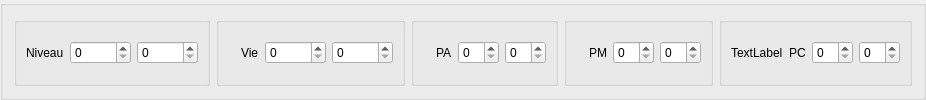
                 <widget class="QGroupBox" name="baseBox_2">
                  <property name="title">
                   <string/>
                  </property>
                  <layout class="QHBoxLayout" name="horizontalLayout_44">
                   <item>
                    <widget class="QGroupBox" name="levelBox_2">
                     <property name="title">
                      <string/>
                     </property>
                     <layout class="QHBoxLayout" name="horizontalLayout_45">
                      <item>
                       <widget class="QLabel" name="levelLabel_2">
                        <property name="text">
                         <string>Niveau</string>
                        </property>
                       </widget>
                      </item>
                      <item>
                       <widget class="QSpinBox" name="levelSpinMin_2">
                        <property name="maximum">
                         <number>99999</number>
                        </property>
                       </widget>
                      </item>
                      <item>
                       <widget class="QSpinBox" name="levelSpinMax_2">
                        <property name="maximum">
                         <number>99999</number>
                        </property>
                       </widget>
                      </item>
                     </layout>
                    </widget>
                   </item>
                   <item>
                    <widget class="QGroupBox" name="hpBox_2">
                     <property name="title">
                      <string/>
                     </property>
                     <layout class="QHBoxLayout" name="horizontalLayout_46">
                      <item>
                       <widget class="QLabel" name="hpIcon_2">
                        <property name="text">
                         <string/>
                        </property>
                        <property name="pixmap">
                         <pixmap resource="../icons.qrc">:/assets/icons/skills/hp.png</pixmap>
                        </property>
                       </widget>
                      </item>
                      <item>
                       <widget class="QLabel" name="hpLabel_2">
                        <property name="text">
                         <string>Vie</string>
                        </property>
                       </widget>
                      </item>
                      <item>
                       <widget class="QSpinBox" name="hpSpinMin_2">
                        <property name="maximum">
                         <number>99999</number>
                        </property>
                       </widget>
                      </item>
                      <item>
                       <widget class="QSpinBox" name="hpSpinMax_2">
                        <property name="maximum">
                         <number>99999</number>
                        </property>
                       </widget>
                      </item>
                     </layout>
                    </widget>
                   </item>
                   <item>
                    <widget class="QGroupBox" name="paBox_2">
                     <property name="title">
                      <string/>
                     </property>
                     <layout class="QHBoxLayout" name="horizontalLayout_47">
                      <item>
                       <widget class="QLabel" name="paIcon_2">
                        <property name="text">
                         <string/>
                        </property>
                        <property name="pixmap">
                         <pixmap resource="../icons.qrc">:/assets/icons/skills/ap.png</pixmap>
                        </property>
                       </widget>
                      </item>
                      <item>
                       <widget class="QLabel" name="paLabel_2">
                        <property name="text">
                         <string>PA</string>
                        </property>
                       </widget>
                      </item>
                      <item>
                       <widget class="QSpinBox" name="paSpinMin_2">
                        <property name="maximum">
                         <number>99</number>
                        </property>
                       </widget>
                      </item>
                      <item>
                       <widget class="QSpinBox" name="paSpinMax_2">
                        <property name="maximum">
                         <number>99</number>
                        </property>
                       </widget>
                      </item>
                     </layout>
                    </widget>
                   </item>
                   <item>
                    <widget class="QGroupBox" name="pmBox_2">
                     <property name="title">
                      <string/>
                     </property>
                     <layout class="QHBoxLayout" name="horizontalLayout_48">
                      <item>
                       <widget class="QLabel" name="pmIcon_2">
                        <property name="text">
                         <string/>
                        </property>
                        <property name="pixmap">
                         <pixmap resource="../icons.qrc">:/assets/icons/skills/mp.png</pixmap>
                        </property>
                       </widget>
                      </item>
                      <item>
                       <widget class="QLabel" name="pmLabel_2">
                        <property name="text">
                         <string>PM</string>
                        </property>
                       </widget>
                      </item>
                      <item>
                       <widget class="QSpinBox" name="pmSpinMin_2"/>
                      </item>
                      <item>
                       <widget class="QSpinBox" name="pmSpinMax_2"/>
                      </item>
                     </layout>
                    </widget>
                   </item>
                   <item>
                    <widget class="QGroupBox" name="pcBox_2">
                     <property name="title">
                      <string/>
                     </property>
                     <layout class="QHBoxLayout" name="horizontalLayout_49">
                      <item>
                       <widget class="QLabel" name="pcIcon_2">
                        <property name="text">
                         <string>TextLabel</string>
                        </property>
                       </widget>
                      </item>
                      <item>
                       <widget class="QLabel" name="pcLabel_2">
                        <property name="text">
                         <string>PC</string>
                        </property>
                       </widget>
                      </item>
                      <item>
                       <widget class="QSpinBox" name="pcSpinMin_2"/>
                      </item>
                      <item>
                       <widget class="QSpinBox" name="pcSpinMax_2"/>
                      </item>
                     </layout>
                    </widget>
                   </item>
                  </layout>
                 </widget>
